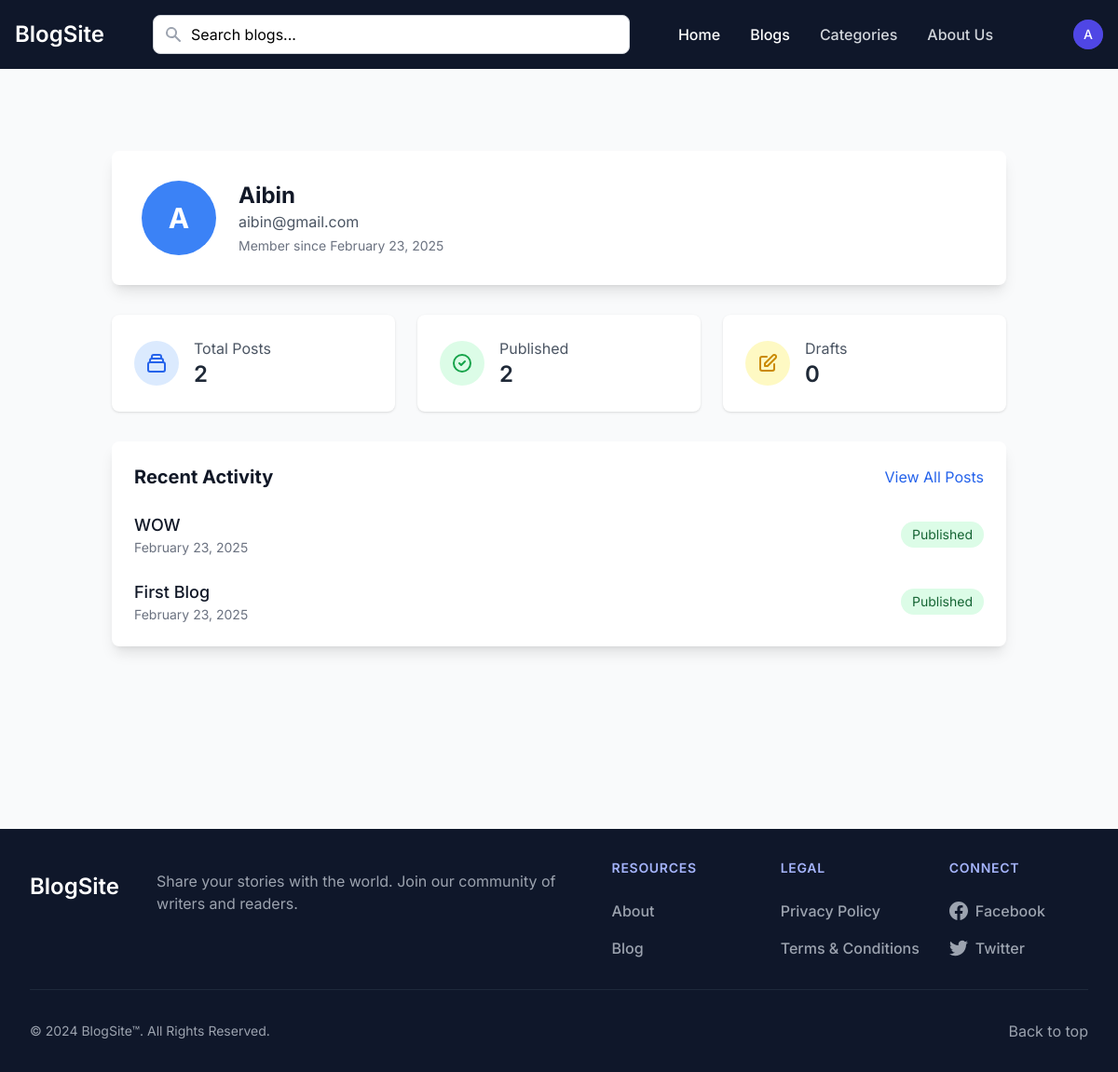
The app's page /profile (signed in) with its own data.
### app.py (models this page shows, shortened)
class User(UserMixin, db.Model):
    id = db.Column(db.Integer, primary_key=True)
    name = db.Column(db.String(100), nullable=False)
    email = db.Column(db.String(120), unique=True, nullable=False)
    password = db.Column(db.String(200), nullable=False)
    is_admin = db.Column(db.Boolean, default=False)
    created_at = db.Column(db.DateTime, nullable=False, default=datetime.utcnow)
    updated_at = db.Column(db.DateTime, default=datetime.utcnow, onupdate=datetime.utcnow)

class Blog(db.Model):
    id = db.Column(db.Integer, primary_key=True)
    title = db.Column(db.String(200), nullable=False)
    content = db.Column(db.Text, nullable=False)
    author_id = db.Column(db.Integer, db.ForeignKey('user.id'), nullable=False)
    category_id = db.Column(db.Integer, db.ForeignKey('category.id'), nullable=False)
    status = db.Column(db.String(20), default='draft')
    moderation_status = db.Column(db.String(20), default='pending')
    moderation_comment = db.Column(db.Text)
    moderated_by = db.Column(db.Integer, db.ForeignKey('user.id'))
    moderated_at = db.Column(db.DateTime)
    created_at = db.Column(db.DateTime, default=datetime.utcnow)
    updated_at = db.Column(db.DateTime, default=datetime.utcnow, onupdate=datetime.utcnow)
    comments = db.relationship('Comment', backref='blog', lazy=True)
    likes = db.relationship('Like', backref='blog', lazy=True)
    author = db.relationship('User', foreign_keys=[author_id], backref='blogs')
    moderator = db.relationship('User', foreign_keys=[moderated_by], backref='moderated_blogs')

### app.py (the view)
@app.route('/profile')
@login_required
def profile():
    user_blogs = Blog.query.filter_by(author_id=current_user.id)\
        .order_by(Blog.created_at.desc()).all()
    published_count = sum(1 for blog in user_blogs if blog.status == 'published')
    draft_count = sum(1 for blog in user_blogs if blog.status == 'draft')
    return render_template('profile.html',
                         user=current_user,
                         blogs=user_blogs,
                         published_count=published_count,
                         draft_count=draft_count,
                         )

### app.py (called while the page is built)
@app.context_processor
def utility_processor():
    return {
        'POSTS_PER_PAGE': app.config['POSTS_PER_PAGE'],
        'min': min  # Make min() function available in templates
    }

@login_manager.user_loader
def load_user(user_id):
    return User.query.get(int(user_id))

### templates/profile.html (shortened to what this page needs)
{% extends "base.html" %}
{% block content %}
<div class="max-w-6xl mx-auto my-10 px-4">
    <div class="bg-white rounded-lg shadow-lg overflow-hidden mb-8">
        <div class="p-8">
            <div class="flex items-center">
                <div class="w-20 h-20 bg-blue-500 rounded-full flex items-center justify-center text-white text-3xl font-bold">
                    {{ current_user.name[:1] }}
                </div>
                <div class="ml-6">
                    <h1 class="text-2xl font-bold text-gray-900">{{ current_user.name }}</h1>
                    <p class="text-gray-600">{{ current_user.email }}</p>
                    <p class="text-sm text-gray-500 mt-1">Member since {{ current_user.created_at.strftime('%B %d, %Y') }}</p>
                </div>
            </div>
        </div>
    </div>
    <div class="grid grid-cols-1 md:grid-cols-3 gap-6 mb-8">
        <div class="bg-white rounded-lg shadow p-6">
            <div class="flex items-center">
                <div class="p-3 rounded-full bg-blue-100 text-blue-600">
                    <svg class="w-6 h-6" fill="none" stroke="currentColor" viewBox="0 0 24 24">
                        <path stroke-linecap="round" stroke-linejoin="round" stroke-width="2" d="M19 11H5m14 0a2 2 0 012 2v6a2 2 0 01-2 2H5a2 2 0 01-2-2v-6a2 2 0 012-2m14 0V9a2 2 0 00-2-2M5 11V9a2 2 0 012-2m0 0V5a2 2 0 012-2h6a2 2 0 012 2v2M7 7h10"></path>
                    </svg>
                </div>
                <div class="ml-4">
                    <p class="text-gray-600">Total Posts</p>
                    <p class="text-2xl font-semibold text-gray-800">{{ blogs|length }}</p>
                </div>
            </div>
        </div>
        <div class="bg-white rounded-lg shadow p-6">
            <div class="flex items-center">
                <div class="p-3 rounded-full bg-green-100 text-green-600">
                    <svg class="w-6 h-6" fill="none" stroke="currentColor" viewBox="0 0 24 24">
                        <path stroke-linecap="round" stroke-linejoin="round" stroke-width="2" d="M9 12l2 2 4-4m6 2a9 9 0 11-18 0 9 9 0 0118 0z"></path>
                    </svg>
                </div>
                <div class="ml-4">
                    <p class="text-gray-600">Published</p>
                    <p class="text-2xl font-semibold text-gray-800">{{ published_count }}</p>
                </div>
            </div>
        </div>
        <div class="bg-white rounded-lg shadow p-6">
            <div class="flex items-center">
                <div class="p-3 rounded-full bg-yellow-100 text-yellow-600">
                    <svg class="w-6 h-6" fill="none" stroke="currentColor" viewBox="0 0 24 24">
                        <path stroke-linecap="round" stroke-linejoin="round" stroke-width="2" d="M11 5H6a2 2 0 00-2 2v11a2 2 0 002 2h11a2 2 0 002-2v-5m-1.414-9.414a2 2 0 112.828 2.828L11.828 15H9v-2.828l8.586-8.586z"></path>
                    </svg>
                </div>
                <div class="ml-4">
                    <p class="text-gray-600">Drafts</p>
                    <p class="text-2xl font-semibold text-gray-800">{{ draft_count }}</p>
                </div>
            </div>
        </div>
    </div>
    <div class="bg-white rounded-lg shadow-lg overflow-hidden">
        <div class="p-6">
            <div class="flex justify-between items-center mb-6">
                <h2 class="text-xl font-bold text-gray-900">Recent Activity</h2>
                <a href="{{ url_for('my_blogs') }}" class="text-blue-600 hover:text-blue-800">View All Posts</a>
            </div>
            <div class="space-y-6">
                {% for blog in blogs[:5] %}
                <div class="flex items-center justify-between">
                    <div>
                        <a href="{{ url_for('view_blog', blog_id=blog.id) }}" class="text-lg font-medium text-gray-900 hover:text-blue-600">
                            {{ blog.title }}
                        </a>
                        <p class="text-sm text-gray-500">{{ blog.created_at.strftime('%B %d, %Y') }}</p>
                    </div>
                    <span class="px-3 py-1 text-sm rounded-full {{ 'bg-green-100 text-green-800' if blog.status == 'published' else 'bg-yellow-100 text-yellow-800' }}">
                        {{ blog.status|title }}
                    </span>
                </div>
                {% else %}
                <p class="text-gray-600 text-center py-4">No blog posts yet.</p>
                {% endfor %}
            </div>
        </div>
    </div>
</div>
{% endblock %}

### templates/base.html (shortened to what this page needs)
<!DOCTYPE html>
<html lang="en">
<head>
    <link href="{{ url_for('static', filename='dist/css/output.css') }}" rel="stylesheet">
</head>
<body class="bg-gray-50">
    <nav class="bg-slate-900">
        <div class="max-w-screen-xl flex flex-wrap items-center justify-between mx-auto p-4">
            <a href="/" class="flex items-center space-x-3 rtl:space-x-reverse">
                <span class="self-center text-2xl font-semibold whitespace-nowrap text-white">BlogSite</span>
            </a>
            <div class="flex items-center md:order-2">
                {% if current_user.is_authenticated %}
                    <button type="button"
                            class="flex text-sm bg-slate-700 rounded-full md:me-0 focus:ring-4 focus:ring-indigo-500"
                            id="user-menu-button"
                            aria-expanded="false"
                            data-dropdown-toggle="user-dropdown"
                            data-dropdown-placement="bottom"
                            style="margin-left: 50px;">
                        <div class="w-8 h-8 rounded-full bg-indigo-600 flex items-center justify-center">
                            <span class="text-white font-medium">{{ current_user.name[:1] }}</span>
                        </div>
                    </button>
                {% else %}
                    <a href="{{ url_for('login') }}"
                        style="margin-left: 50px;"
                       class="text-white bg-indigo-600 hover:bg-indigo-700 focus:ring-4 focus:outline-none focus:ring-indigo-300 font-medium rounded-lg text-sm px-4 py-2 text-center shadow-sm">
                        Login
                    </a>
                {% endif %}
            </div>
            <div class="items-center justify-between hidden w-full md:flex md:w-auto md:order-1 bg-slate-900" id="navbar-cta">
                <ul class="flex flex-col font-medium p-4 md:p-0 mt-4 rounded-lg md:space-x-8 rtl:space-x-reverse md:flex-row md:mt-0">
                    <li>
                        <a href="/" class="block py-2 px-3 md:p-0 text-white hover:text-indigo-300" aria-current="page">Home</a>
                    </li>
                    <li>
                        <a href="{{url_for('all_blogs')}}" class="block py-2 px-3 md:p-0 text-white hover:text-indigo-300" aria-current="page">Blogs</a>
                    </li>
                    {% if user.is_admin %}
                    <li>
                        <a href="{{ url_for('list_categories') }}" class="block py-2 px-3 md:p-0 text-gray-300 hover:text-indigo-300">Categories</a>
                    </li>
                    {% endif %}
                    <li>
                        <a href="#" class="block py-2 px-3 md:p-0 text-gray-300 hover:text-indigo-300">About Us</a>
                    </li>
                </ul>
            </div>
            <div class="flex-1 max-w-lg mx-4 relative">
                <form action="{{ url_for('search') }}" method="GET" class="relative">
                    <div class="relative">
                        <input type="text" name="q"
                               class="w-full px-4 py-2 pl-10 pr-4 rounded-lg border border-gray-300 focus:outline-none focus:ring-2 focus:ring-indigo-500 focus:border-indigo-500"
                               id="searchInput"
                               placeholder="Search blogs..."
                               autocomplete="off"
                               value="{{ request.args.get('q', '') }}">
                        <div class="absolute inset-y-0 left-0 pl-3 flex items-center pointer-events-none">
                        </div>
                    </div>
                </form>
            </div>
        </div>
    </nav>
    <main class="container mx-auto px-4 py-8 min-h-screen">
        {% block content %}{% endblock %}
    </main>
    <footer class="bg-slate-900 text-white">
        <div class="mx-auto w-full max-w-screen-xl p-8">
            <div class="md:flex md:justify-between">
                <div class="mb-6 md:mb-0">
                    <a href="/" class="flex items-center space-y-3">
                        <span class="self-center text-2xl font-semibold whitespace-nowrap text-white">BlogSite</span>
                        <p class="text-gray-400 mt-4 max-w-md" style="margin-left: 40px;">Share your stories with the world. Join our community of writers and readers.</p>
                    </a>
                </div>
                <div class="grid grid-cols-2 gap-12 sm:gap-8 sm:grid-cols-3">
                    <div>
                        <h2 class="mb-6 text-sm font-semibold text-indigo-300 uppercase tracking-wider">Resources</h2>
                        <ul class="text-gray-400 font-medium space-y-4">
                            <li class="mb-4">
                                <a href="#" class="hover:text-indigo-300 transition-colors duration-200">About</a>
                            </li>
                            <li>
                                <a href="#" class="hover:text-indigo-300 transition-colors duration-200">Blog</a>
                            </li>
                        </ul>
                    </div>
                    <div>
                        <h2 class="mb-6 text-sm font-semibold text-indigo-300 uppercase tracking-wider">Legal</h2>
                        <ul class="text-gray-400 font-medium space-y-4">
                            <li class="mb-4">
                                <a href="#" class="hover:text-indigo-300 transition-colors duration-200">Privacy Policy</a>
                            </li>
                            <li>
                                <a href="#" class="hover:text-indigo-300 transition-colors duration-200">Terms &amp; Conditions</a>
                            </li>
                        </ul>
                    </div>
                    <div>
                        <h2 class="mb-6 text-sm font-semibold text-indigo-300 uppercase tracking-wider">Connect</h2>
                        <ul class="text-gray-400 font-medium space-y-4">
                            <li>
                                <a href="#" class="hover:text-indigo-300 transition-colors duration-200 flex items-center">
                                    Facebook
                                </a>
                            </li>
                            <li>
                                <a href="#" class="hover:text-indigo-300 transition-colors duration-200 flex items-center">
                                    Twitter
                                </a>
                            </li>
                        </ul>
                    </div>
                </div>
            </div>
            <hr class="my-8 border-slate-800" />
            <div class="sm:flex sm:items-center sm:justify-between">
                <span class="text-sm text-gray-400 sm:text-center">© 2024 BlogSite™. All Rights Reserved.</span>
                <div class="flex mt-4 sm:mt-0">
                    <a href="#" class="text-gray-400 hover:text-indigo-300 transition-colors duration-200">
                        Back to top
                    </a>
                </div>
            </div>
        </div>
    </footer>
</body>
</html>

### templates/base.html (style rules this page uses)
body { font-family: 'Inter', sans-serif; }

### records on screen
User: name "A", name "Aibin", email "aibin@gmail.com", created_at "February 23, 2025"
Blog: title "WOW", created_at "February 23, 2025", status "Published"
Blog: title "First Blog", created_at "February 23, 2025", status "Published"

### other values on screen
{{ blogs|length }} "2"
{{ published_count }} "2"
{{ draft_count }} "0"
